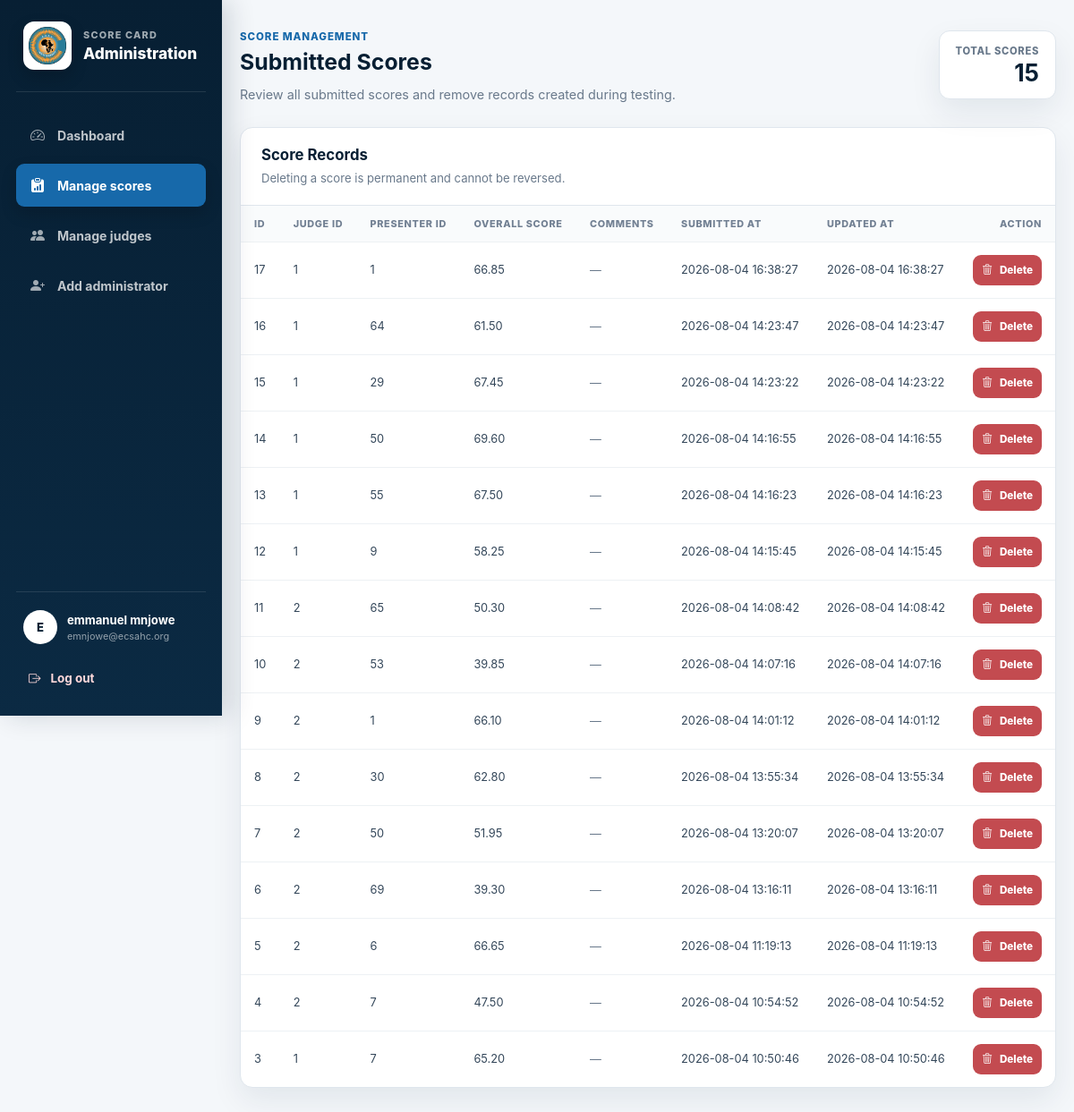
/bpf_score_card/admin/scores.php (signed in), run on the app's committed database.
### tables this page shows
CREATE TABLE `scores` (
  `id` bigint UNSIGNED NOT NULL,
  `judge_id` bigint UNSIGNED NOT NULL,
  `presenter_id` bigint UNSIGNED NOT NULL,
  `overall_score` decimal(5,2) NOT NULL,
  `comments` text,
  `submitted_at` timestamp NOT NULL DEFAULT CURRENT_TIMESTAMP,
  `updated_at` timestamp NOT NULL DEFAULT CURRENT_TIMESTAMP ON UPDATE CURRENT_TIMESTAMP
);

### bpf_score_card/admin/scores.php (the view, shortened to what this page needs)
<?php
require_once APP_ROOT . '/includes/database.php';
function escape(mixed $value): string
{
    return htmlspecialchars(
        (string) $value,
        ENT_QUOTES,
        'UTF-8'
    );
}
$columnStatement = $pdo->query(
    'SHOW COLUMNS FROM scores'
);
$columns = $columnStatement->fetchAll(PDO::FETCH_ASSOC);
$columnNames = array_map(
    static fn(array $column): string =>
        (string) $column['Field'],
    $columns
);
$orderColumn = in_array('created_at', $columnNames, true)
    ? 'created_at'
    : 'id';
$scoreStatement = $pdo->query(
    sprintf(
        'SELECT * FROM scores ORDER BY `%s` DESC',
        $orderColumn
    )
);
$scores = $scoreStatement->fetchAll(PDO::FETCH_ASSOC);
?>
<!DOCTYPE html>
<html lang="en">
<head>
    <link
        rel="stylesheet"
        href="https://cdn.jsdelivr.net/npm/bootstrap-icons@1.11.3/font/bootstrap-icons.min.css"
    >
    <link
        rel="stylesheet"
        href="assets/css/admin_dashboard.css"
    >
        <link
    rel="stylesheet"
    href="assets/css/admin_management.css"
>
</head>
<body>
<div class="admin-shell">
    <aside class="admin-sidebar">
        <div class="admin-sidebar__brand">
            <img
                src="../assets/images/ecsa-logo.png"
                alt="ECSA Health Community logo"
                class="admin-sidebar__logo"
            >
            <div>
                <p class="admin-sidebar__eyebrow">
                    Score Card
                </p>
                <h1 class="admin-sidebar__title">
                    Administration
                </h1>
            </div>
        </div>
        <nav
            class="admin-sidebar__navigation"
            aria-label="Administrator navigation"
        >
            <a href="index.php" class="admin-sidebar__link">
                <i class="bi bi-speedometer2" aria-hidden="true"></i>
                <span>Dashboard</span>
            </a>
            <a href="scores.php" class="admin-sidebar__link admin-sidebar__link--active">
                <i class="bi bi-clipboard-data-fill" aria-hidden="true"></i>
                <span>Manage scores</span>
            </a>
            <a href="judges.php" class="admin-sidebar__link">
                <i class="bi bi-people-fill" aria-hidden="true"></i>
                <span>Manage judges</span>
            </a>
            <a href="create_admin.php" class="admin-sidebar__link">
                <i class="bi bi-person-plus-fill" aria-hidden="true"></i>
                <span>Add administrator</span>
            </a>
        </nav>
        <div class="admin-sidebar__footer">
            <div class="admin-sidebar__account">
                <div class="admin-sidebar__avatar">
                    <?= escape(
                        strtoupper(
                            substr(
                                (string) ($_SESSION['admin_name'] ?? 'A'),
                                0,
                                1
                            )
                        )
                    ) ?>
                </div>
                <div class="admin-sidebar__account-details">
                    <strong>
                        <?= escape(
                            (string) ($_SESSION['admin_name'] ?? 'Administrator')
                        ) ?>
                    </strong>
                    <span>
                        <?= escape(
                            (string) ($_SESSION['admin_email'] ?? '')
                        ) ?>
                    </span>
                </div>
            </div>
            <a href="logout.php" class="admin-sidebar__logout">
                <i class="bi bi-box-arrow-right" aria-hidden="true"></i>
                <span>Log out</span>
            </a>
        </div>
    </aside>
    <div class="admin-content">
    <main class="admin-main">
        <header class="admin-page-header">
            <div>
                <p class="admin-page-eyebrow">
                    Score management
                </p>
                <h1>Submitted Scores</h1>
                <p>
                    Review all submitted scores and remove records
                    created during testing.
                </p>
            </div>
            <div class="admin-header-stat">
                <span>Total scores</span>
                <strong><?= count($scores) ?></strong>
            </div>
        </header>
        <section class="admin-card">
            <div class="admin-card-header">
                <div>
                    <h2>Score Records</h2>
                    <p>
                        Deleting a score is permanent and cannot be
                        reversed.
                    </p>
                </div>
            </div>
            <?php if ($scores === []): ?>
                <div class="admin-empty-state">
                    <i
                        class="bi bi-clipboard-data"
                        aria-hidden="true"
                    ></i>
                    <h3>No scores found</h3>
                    <p>
                        Submitted scores will appear here.
                    </p>
                </div>
            <?php else: ?>
                <div class="admin-table-wrapper">
                    <table class="admin-table">
                        <thead>
                        <tr>
                            <?php foreach ($columnNames as $columnName): ?>
                                <th scope="col">
                                    <?= escape(
                                        ucwords(
                                            str_replace(
                                                '_',
                                                ' ',
                                                $columnName
                                            )
                                        )
                                    ) ?>
                                </th>
                            <?php endforeach; ?>
                            <th scope="col">Action</th>
                        </tr>
                        </thead>
                        <tbody>
                        <?php foreach ($scores as $score): ?>
                            <tr>
                                <?php foreach ($columnNames as $columnName): ?>
                                    <td>
                                        <?php
                                        $value =
                                            $score[$columnName] ?? null;
                                        ?>
                                        <?php if ($value === null): ?>
                                            <span class="admin-muted">
                                                —
                                            </span>
                                        <?php else: ?>
                                            <?= escape($value) ?>
                                        <?php endif; ?>
                                    </td>
                                <?php endforeach; ?>
                                <td>
                                    <form
                                        method="post"
                                        action="scores.php"
                                        class="admin-inline-form"
                                        onsubmit="return confirmScoreDeletion();"
                                    >
                                        <button
                                            type="submit"
                                            class="admin-button admin-button-danger admin-button-small"
                                            aria-label="Delete score <?= (int) $score['id'] ?>"
                                        >
                                            <i
                                                class="bi bi-trash3"
                                                aria-hidden="true"
                                            ></i>
                                            Delete
                                        </button>
                                    </form>
                                </td>
                            </tr>
                        <?php endforeach; ?>
                        </tbody>
                    </table>
                </div>
            <?php endif; ?>
        </section>
    </main>
    </div>
</div>
</body>
</html>

### bpf_score_card/admin/assets/css/admin_dashboard.css (style rules this page uses)
:root { --admin-navy: #0b2a43; --admin-navy-deep: #071f33; --admin-blue: #1769aa; --admin-blue-soft: #eaf4fc; --admin-green: #16845d; --admin-green-soft: #e8f7f0; --admin-gold: #d69a14; --admin-gold-soft: #fff6dc; --admin-red: #c34b50; --admin-bg: #f4f7fa; --admin-surface: #ffffff; --admin-text: #172536; --admin-muted: #69798b; --admin-border: #dfe6ed; --admin-border-soft: #edf1f4; --admin-shadow: 0 14px 34px rgba(11, 42, 67, 0.08); --admin-radius: 14px; --sidebar-width: 280px; }
* { box-sizing: border-box; }
html { min-width: 1180px; background: var(--admin-bg); }
body { min-height: 100vh; margin: 0; color: var(--admin-text); background: var(--admin-bg); font-family: Inter, -apple-system, BlinkMacSystemFont, "Segoe UI", Roboto, Helvetica, Arial, sans-serif; -webkit-font-smoothing: antialiased; text-rendering: optimizeLegibility; }
a, button, input, select, textarea { font: inherit; }
.admin-shell { min-height: 100vh; display: grid; grid-template-columns: var(--sidebar-width) minmax(0, 1fr); }
.admin-sidebar { position: sticky; top: 0; height: 100vh; padding: 24px 18px 20px; display: flex; flex-direction: column; color: #ffffff; background: linear-gradient( 180deg, var(--admin-navy-deep), var(--admin-navy) ); box-shadow: 8px 0 28px rgba(7, 31, 51, 0.16); z-index: 10; }
.admin-sidebar__brand { padding: 0 8px 24px; display: flex; align-items: center; gap: 13px; border-bottom: 1px solid rgba(255, 255, 255, 0.11); }
.admin-sidebar__logo { width: 54px; height: 54px; padding: 6px; flex: 0 0 auto; object-fit: contain; border-radius: 12px; background: #ffffff; box-shadow: 0 8px 18px rgba(0, 0, 0, 0.18); }
.admin-sidebar__eyebrow { margin: 0 0 3px; color: rgba(255, 255, 255, 0.62); font-size: 0.68rem; font-weight: 850; letter-spacing: 0.11em; text-transform: uppercase; }
.admin-sidebar__title { margin: 0; color: #ffffff; font-size: 1.08rem; font-weight: 780; }
.admin-sidebar__navigation { margin-top: 24px; display: grid; gap: 8px; }
.admin-sidebar__link { min-height: 48px; padding: 0 14px; display: flex; align-items: center; gap: 12px; color: rgba(255, 255, 255, 0.74); border-radius: 9px; text-decoration: none; font-size: 0.88rem; font-weight: 700; transition: color 150ms ease, background-color 150ms ease, transform 150ms ease; }
.admin-sidebar__link i { width: 20px; color: rgba(255, 255, 255, 0.62); font-size: 1rem; text-align: center; }
.admin-sidebar__link--active { color: #ffffff; background: var(--admin-blue); box-shadow: 0 8px 18px rgba(0, 0, 0, 0.16); }
.admin-sidebar__link--active i { color: #ffffff; }
.admin-sidebar__footer { margin-top: auto; padding-top: 20px; border-top: 1px solid rgba(255, 255, 255, 0.11); }
.admin-sidebar__account { padding: 0 8px 16px; display: flex; align-items: center; gap: 11px; min-width: 0; }
.admin-sidebar__avatar { width: 38px; height: 38px; display: inline-flex; align-items: center; justify-content: center; flex: 0 0 auto; color: var(--admin-navy-deep); border-radius: 50%; background: #ffffff; font-size: 0.82rem; font-weight: 850; }
.admin-sidebar__account-details { min-width: 0; display: grid; gap: 3px; }
.admin-sidebar__account-details strong, .admin-sidebar__account-details span { overflow: hidden; text-overflow: ellipsis; white-space: nowrap; }
.admin-sidebar__account-details strong { color: #ffffff; font-size: 0.82rem; }
.admin-sidebar__account-details span { color: rgba(255, 255, 255, 0.56); font-size: 0.68rem; }
.admin-sidebar__logout { min-height: 44px; padding: 0 14px; display: flex; align-items: center; gap: 11px; color: #ffd8da; border-radius: 9px; text-decoration: none; font-size: 0.84rem; font-weight: 750; transition: background-color 150ms ease; }
.admin-content { min-width: 0; }
.admin-main { width: min(1480px, calc(100% - 56px)); margin: 0 auto; padding: 34px 0 56px; }
@media (max-width: 1320px) { :root { --sidebar-width: 248px; } }
@media (max-width: 1320px) { html { min-width: 1080px; } }
@media (max-width: 1320px) { .admin-main { width: calc(100% - 40px); } }

### data on the page
scores: id "17", judge "1", presenter "1", overall_score "66.85", submitted_at "2026-08-04 16:38:27", updated_at "2026-08-04 16:38:27"
scores: id "16", judge "1", presenter "64", overall_score "61.50", submitted_at "2026-08-04 14:23:47", updated_at "2026-08-04 14:23:47"
scores: id "15", judge "1", presenter "29", overall_score "67.45", submitted_at "2026-08-04 14:23:22", updated_at "2026-08-04 14:23:22"
scores: id "14", judge "1", presenter "50", overall_score "69.60", submitted_at "2026-08-04 14:16:55", updated_at "2026-08-04 14:16:55"
scores: id "13", judge "1", presenter "55", overall_score "67.50", submitted_at "2026-08-04 14:16:23", updated_at "2026-08-04 14:16:23"
scores: id "12", judge "1", presenter "9", overall_score "58.25", submitted_at "2026-08-04 14:15:45", updated_at "2026-08-04 14:15:45"
scores: id "11", judge "2", presenter "65", overall_score "50.30", submitted_at "2026-08-04 14:08:42", updated_at "2026-08-04 14:08:42"
scores: id "10", judge "2", presenter "53", overall_score "39.85", submitted_at "2026-08-04 14:07:16", updated_at "2026-08-04 14:07:16"
scores: id "9", judge "2", presenter "1", overall_score "66.10", submitted_at "2026-08-04 14:01:12", updated_at "2026-08-04 14:01:12"
scores: id "8", judge "2", presenter "30", overall_score "62.80", submitted_at "2026-08-04 13:55:34", updated_at "2026-08-04 13:55:34"
scores: id "7", judge "2", presenter "50", overall_score "51.95", submitted_at "2026-08-04 13:20:07", updated_at "2026-08-04 13:20:07"
scores: id "6", judge "2", presenter "69", overall_score "39.30", submitted_at "2026-08-04 13:16:11", updated_at "2026-08-04 13:16:11"
scores: id "5", judge "2", presenter "6", overall_score "66.65", submitted_at "2026-08-04 11:19:13", updated_at "2026-08-04 11:19:13"
scores: id "4", judge "2", presenter "7", overall_score "47.50", submitted_at "2026-08-04 10:54:52", updated_at "2026-08-04 10:54:52"
scores: id "3", judge "1", presenter "7", overall_score "65.20", submitted_at "2026-08-04 10:50:46", updated_at "2026-08-04 10:50:46"

### other printed values
$_SESSION['admin_name'] "emmanuel mnjowe"
$_SESSION['admin_email'] "emnjowe@ecsahc.org"
count($scores) "15"
